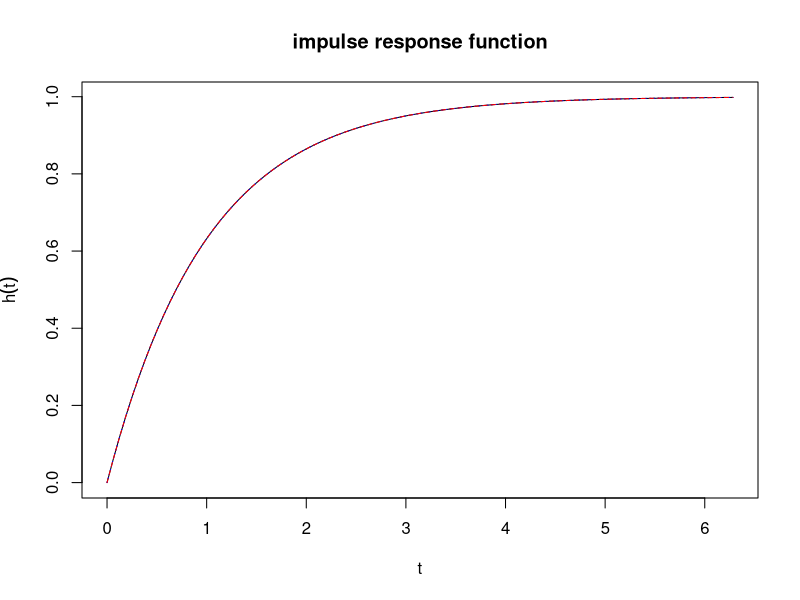
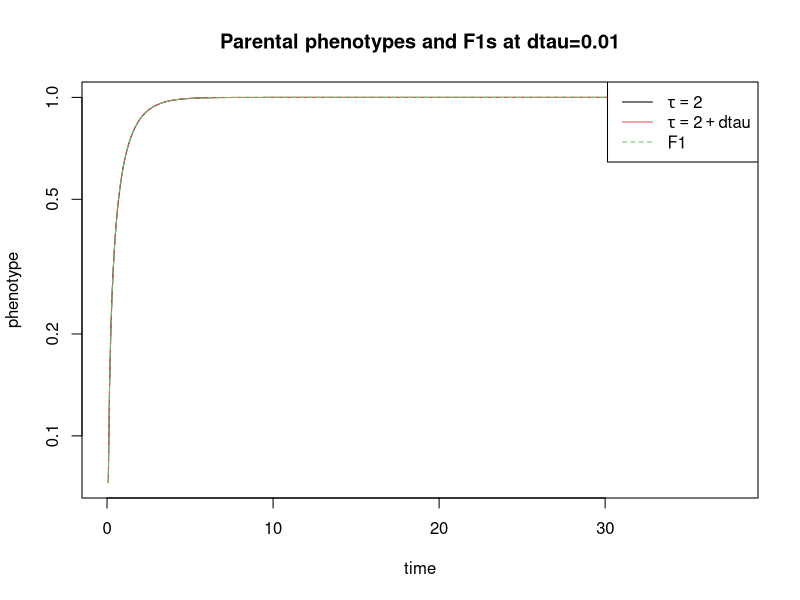
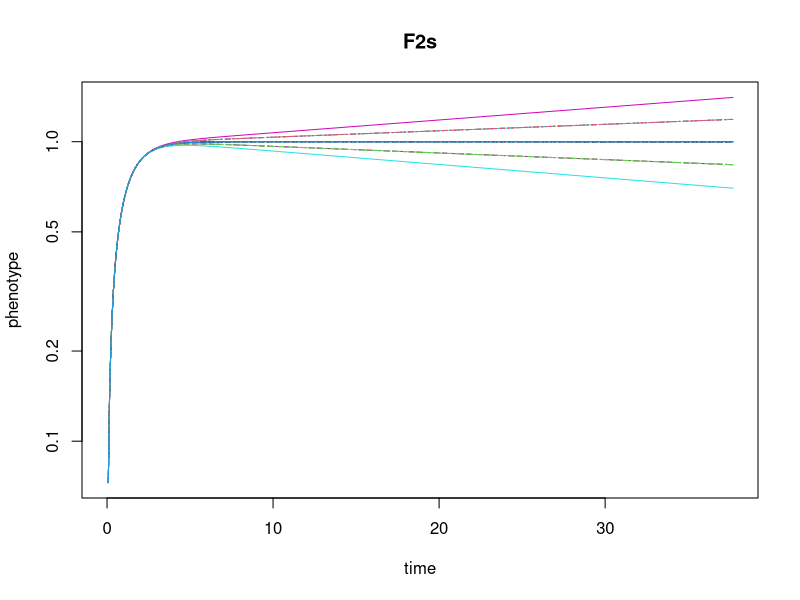
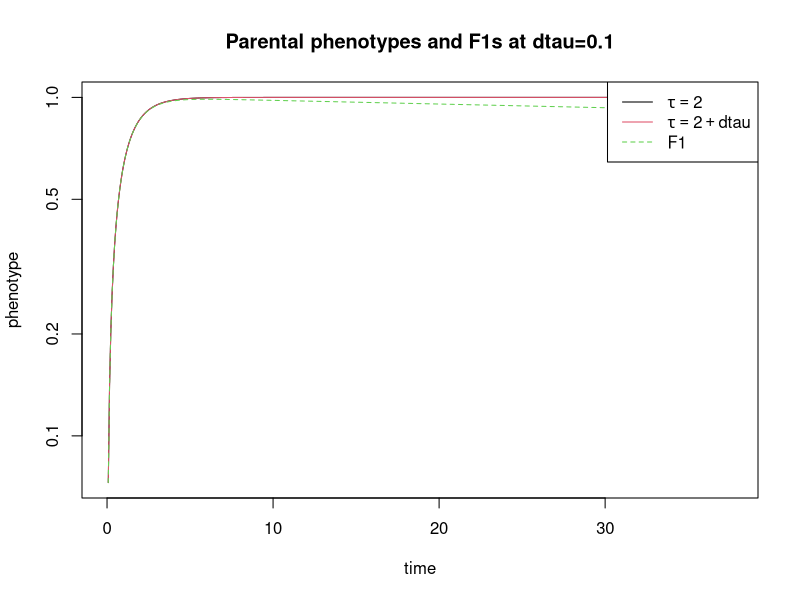
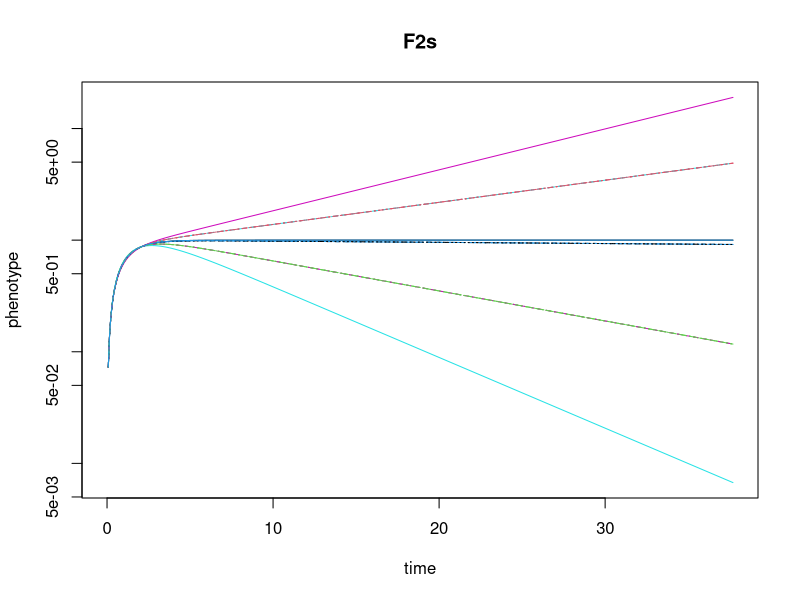

R code for these plots, in order: (Note: this script raises an error after producing the figures.)
## ---- chunk 1
library(expm)
library(knitr)
library(parallel)
fig.dim <- 5
knitr::opts_chunk$set(fig.height=fig.dim,fig.width=2*fig.dim,fig.align='center')
do.pdfs <- TRUE
pdf_copy <- function ( width=6, height=width*knitr::opts_current$get("fig.height")/knitr::opts_current$get("fig.width"), plot.id=NULL,
                filename) {
    if (missing(filename)) {
        file.id <- if (is.null(plot.id)) { "" } else { paste0("_",plot.id) }
        filename <- knitr::fig_path(paste(file.id,".pdf",sep=""))
    }
    cat("pdf version at:",filename)
    dev.print( file=filename, device=pdf, width=width, height=height, pointsize=10, family="sans")
}
## ---- chunk 2
A0 <- matrix(c(-1,1,0,0), nrow=2)
B <- matrix(c(1,0), ncol=1)
C <- matrix(c(0,1), nrow=1)
V <- function (tau) { matrix(c(1,0,tau,1), nrow=2) }
Vinv <- function (tau) { matrix(c(1,0,-tau,1), nrow=2) }
A_fn <- function (tau) { V(tau) %*% A0 %*% Vinv(tau) }
h <- function (t,tau=0,A=A_fn(tau)) { sapply(t, function (tt) C %*% expm(tt*A) %*% B) }
optimal_h <- function (t) { 1 - exp(-t) }
## ---- chunk 3
tt <- seq(0,2*pi, length.out=100)
plot(tt, h(tt), type='l',
     xlab='t', ylab=expression(h(t)), main='impulse response function')
lines(tt, h(tt, tau=0.1), col='blue', lty=3)
lines(tt, optimal_h(tt), col='red', lty=2)

if (do.pdfs) { pdf_copy() }
## ---- chunk 4
Df <- function (A,t) {
    exp(-t/(4*pi)) * ( h(t,A=A) - optimal_h(t) )^2
}
D <- function (A, upper=10, ...) {
    f <- function (t) { Df(A,t) }
    integrate(f, lower=0, upper=upper, ...)$value
}
## ---- chunk 5
D(A_fn(2))
## ---- chunk 6
F1 <- function (tau1,tau2) { (A_fn(tau1)+A_fn(tau2))/2 }

gamete <- function (X,Y,rows) { 
    out <- X
    out[rows,] <- Y[rows,]
    return(out)
}

F2 <- function (tau1, tau2, rows1, rows2) {
    (gamete(A_fn(tau1), A_fn(tau2), rows1) + gamete(A_fn(tau1), A_fn(tau2), rows2))/2
}

random_F2 <- function (tau1, tau2) {
    rows1 <- (rbinom(2,size=1,prob=1/2)>0)
    rows2 <- (rbinom(2,size=1,prob=1/2)>0)

    F2(tau1, tau2, rows1, rows2)
}

all_F2s <- function (tau1, tau2) {
    all_rows <- as.matrix(do.call( expand.grid, list(c(TRUE,FALSE))[rep(1,4)] ))
    lapply(1:nrow(all_rows), function (k) {
                x <- all_rows[k,]
                F2(tau1, tau2, x[1:2], x[3:4])
            })
}

## ---- chunk 7
dtau <- .01
tt <- seq(0,6*2*pi, length.out=500)
hh <- sapply( list(A_fn(2), A_fn(2+dtau), F1(2, 2+dtau)), function (A) { sapply(tt, h, A=A) } )
matplot(tt, hh, type='l', main=sprintf("Parental phenotypes and F1s at dtau=%s", dtau), lty=c(1,1,2), col=1:3, xlab="time", ylab="phenotype", log='y')
legend("topright", lty=c(1,1,2), col=1:3,
        legend=c(expression(tau==2), expression(tau==2+dtau), "F1"))
# now the F2s
hh <- sapply( all_F2s(2, 2+dtau), function (A) { sapply(tt, h, A=A) } )
matplot(tt, hh, type='l', main="F2s", xlab="time", ylab="phenotype", log='y')

if (do.pdfs) { pdf_copy() }
## ---- chunk 8
dtau <- .1
tt <- seq(0,6*2*pi, length.out=500)
hh <- sapply( list(A_fn(2), A_fn(2+dtau), F1(2, 2+dtau)), function (A) { sapply(tt, h, A=A) } )
matplot(tt, hh, type='l', main=sprintf("Parental phenotypes and F1s at dtau=%s", dtau), lty=c(1,1,2), col=1:3, xlab="time", ylab="phenotype", log='y')
legend("topright", lty=c(1,1,2), col=1:3,
        legend=c(expression(tau==2), expression(tau==2+dtau), "F1"))
# now the F2s
hh <- sapply( all_F2s(2, 2+dtau), function (A) { sapply(tt, h, A=A) } )
matplot(tt, hh, type='l', main="F2s", xlab="time", ylab="phenotype", log='y')

if (do.pdfs) { pdf_copy() }
## ---- chunk 9
sort(round(sapply(all_F2s(2, 2+dtau), function (x) D(A=x, upper=100, subdivisions=500)),2))
## ---- chunk 10

dvec <- seq(0, .02, length.out=20)
D_F1 <- sapply(dvec, function (dtau) {
            D(A=F1(tau1=2, tau2=2+dtau))
        } )

D_F2 <- do.call(cbind, mclapply(dvec, function (dtau) {
            F2s <- all_F2s(2, 2+dtau)
            sapply(F2s, D, upper=100)
        }, mc.cores=detectCores() ) )
## ---- chunk 11
layout(t(1:2))
plot( dvec, D_F1, type='l', xlab="d tau", ylab="phenotype distance (D)", main="distance of F1s")
plot( dvec, D_F1^(1/4), type='l', main="one-fourth power", xlab="d tau", ylab="D^(1/4)")

plot( dvec, D_F1, type='l', ylim=range(D_F2, D_F1),
        xlab="dtau", ylab='phenotype distance (D)',
        main="all hybrids")
lines(dvec, colMeans(D_F2), lty=2)
matlines(dvec, t(D_F2), lty=3)
legend("topleft", lty=c(1,2,3), legend=c("F1", "mean F2", "F2s"))

plot( dvec, sqrt(D_F1), type='l', ylim=sqrt(range(D_F2, D_F1)),
        xlab="dtau", ylab='phenotype distance (D)',
        main="sqrt distance")
lines(dvec, sqrt(colMeans(D_F2)), lty=2)
matlines(dvec, sqrt(t(D_F2)), lty=3)

if (do.pdfs) { pdf_copy() }
